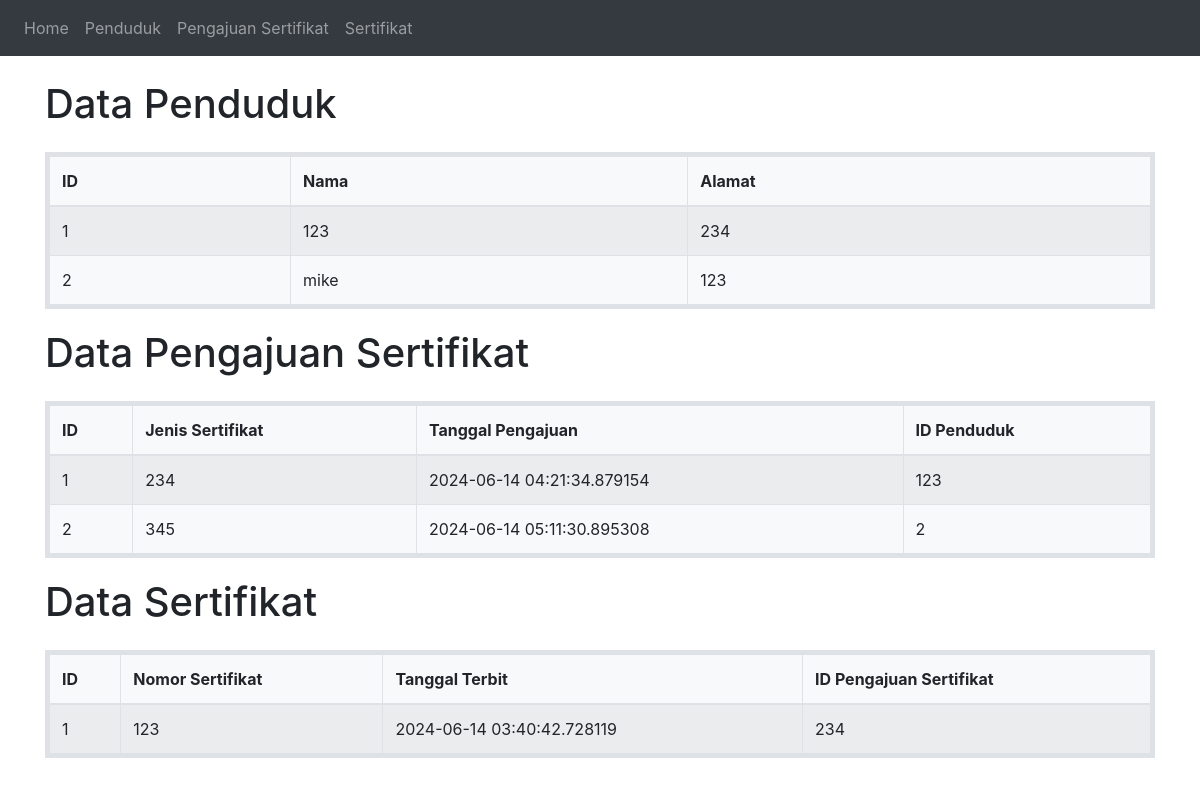
The page / on the database its author committed.
### app.py (models this page shows, shortened)
class Penduduk(Base):
    __tablename__ = 'penduduk'
    id_penduduk = Column(Integer, primary_key=True, nullable=False)
    nama = Column(String(100), nullable=False)
    alamat = Column(String(200), nullable=False)
    pengajuan_sertifikat = relationship('PengajuanSertifikat', backref='penduduk')

class PengajuanSertifikat(Base):
    __tablename__ = 'pengajuan_sertifikat'
    id_pengajuan = Column(Integer, primary_key=True, nullable=False)
    jenis_sertifikat = Column(String(100), nullable=False)
    tanggal_pengajuan = Column(DateTime, nullable=False, default=datetime.datetime.utcnow)
    penduduk_id = Column(Integer, ForeignKey('penduduk.id_penduduk'), nullable=False)
    sertifikat = relationship('Sertifikat', backref='pengajuan_sertifikat')

class Sertifikat(Base):
    __tablename__ = 'sertifikat'
    id_sertifikat = Column(Integer, primary_key=True, nullable=False)
    nomor_sertifikat = Column(String(100), nullable=False)
    tanggal_terbit = Column(DateTime, nullable=False, default=datetime.datetime.utcnow)
    pengajuan_sertifikat_id = Column(Integer, ForeignKey('pengajuan_sertifikat.id_pengajuan'), nullable=False)

### app.py (the view)
@app.route('/')
def index():
    with Session(engine) as session:
        penduduk = session.query(Penduduk).all()
        pengajuan_sertifikat = session.query(PengajuanSertifikat).all()
        sertifikat = session.query(Sertifikat).all()
        session.close()
        return render_template('index.html', penduduk=penduduk, pengajuan_sertifikat=pengajuan_sertifikat, sertifikat=sertifikat)

### templates/index.html (shortened to what this page needs)
<!DOCTYPE html>
<html lang="en">
<head>
  <link rel="stylesheet" href="https://maxcdn.bootstrapcdn.com/bootstrap/4.5.2/css/bootstrap.min.css">
</head>
<body>
  <nav class="navbar navbar-expand-sm bg-dark navbar-dark">
    <ul class="navbar-nav">
      <li class="nav-item">
        <a class="nav-link" href="/">Home</a>
      </li>
      <li class="nav-item">
        <a class="nav-link" href="/penduduk">Penduduk</a>
      </li>
      <li class="nav-item">
        <a class="nav-link" href="/pengajuan_sertifikat">Pengajuan Sertifikat</a>
      </li>
      <li class="nav-item">
        <a class="nav-link" href="/sertifikat">Sertifikat</a>
      </li>
    </ul>
  </nav>
  <div class="container mt-4">
    <div class="mb-4">
      <h1>Data Penduduk</h1>
    </div>
    <table class="table table-striped table-bordered data-table">
      <thead>
        <tr>
          <th scope="col">ID</th>
          <th scope="col">Nama</th>
          <th scope="col">Alamat</th>
        </tr>
      </thead>
      <tbody>
        {% for p in penduduk %}
        <tr>
          <td>{{ p.id_penduduk }}</td>
          <td>{{ p.nama }}</td>
          <td>{{ p.alamat }}</td>
        </tr>
        {% endfor %}
      </tbody>
    </table>
    <div class="mb-4">
      <h1>Data Pengajuan Sertifikat</h1>
    </div>
    <table class="table table-striped table-bordered data-table">
      <thead>
        <tr>
          <th scope="col">ID</th>
          <th scope="col">Jenis Sertifikat</th>
          <th scope="col">Tanggal Pengajuan</th>
          <th scope="col">ID Penduduk</th>
        </tr>
      </thead>
      <tbody>
        {% for ps in pengajuan_sertifikat %}
        <tr>
          <td>{{ ps.id_pengajuan }}</td>
          <td>{{ ps.jenis_sertifikat }}</td>
          <td>{{ ps.tanggal_pengajuan }}</td>
          <td>{{ ps.penduduk_id }}</td>
        </tr>
        {% endfor %}
      </tbody>
    </table>
    <div class="mb-4">
      <h1>Data Sertifikat</h1>
    </div>
    <table class="table table-striped table-bordered data-table">
      <thead>
        <tr>
          <th scope="col">ID</th>
          <th scope="col">Nomor Sertifikat</th>
          <th scope="col">Tanggal Terbit</th>
          <th scope="col">ID Pengajuan Sertifikat</th>
        </tr>
      </thead>
      <tbody>
        {% for s in sertifikat %}
        <tr>
          <td>{{ s.id_sertifikat }}</td>
          <td>{{ s.nomor_sertifikat }}</td>
          <td>{{ s.tanggal_terbit }}</td>
          <td>{{ s.pengajuan_sertifikat_id }}</td>
        </tr>
        {% endfor %}
      </tbody>
    </table>
  </div>
</body>
</html>

### templates/index.html (style rules this page uses)
.data-table { border: 5px solid #dee2e6; border-radius: 5px; background-color: #f8f9fa; margin-bottom: 20px; }

### rows shown on the page
Penduduk: id_penduduk "1", nama "123", alamat "234"
Penduduk: id_penduduk "2", nama "mike", alamat "123"
PengajuanSertifikat: id_pengajuan "1", jenis_sertifikat "234", tanggal_pengajuan "2024-06-14 04:21:34.879154", penduduk_id "123"
PengajuanSertifikat: id_pengajuan "2", jenis_sertifikat "345", tanggal_pengajuan "2024-06-14 05:11:30.895308", penduduk_id "2"
Sertifikat: id_sertifikat "1", nomor_sertifikat "123", tanggal_terbit "2024-06-14 03:40:42.728119", pengajuan_sertifikat_id "234"
